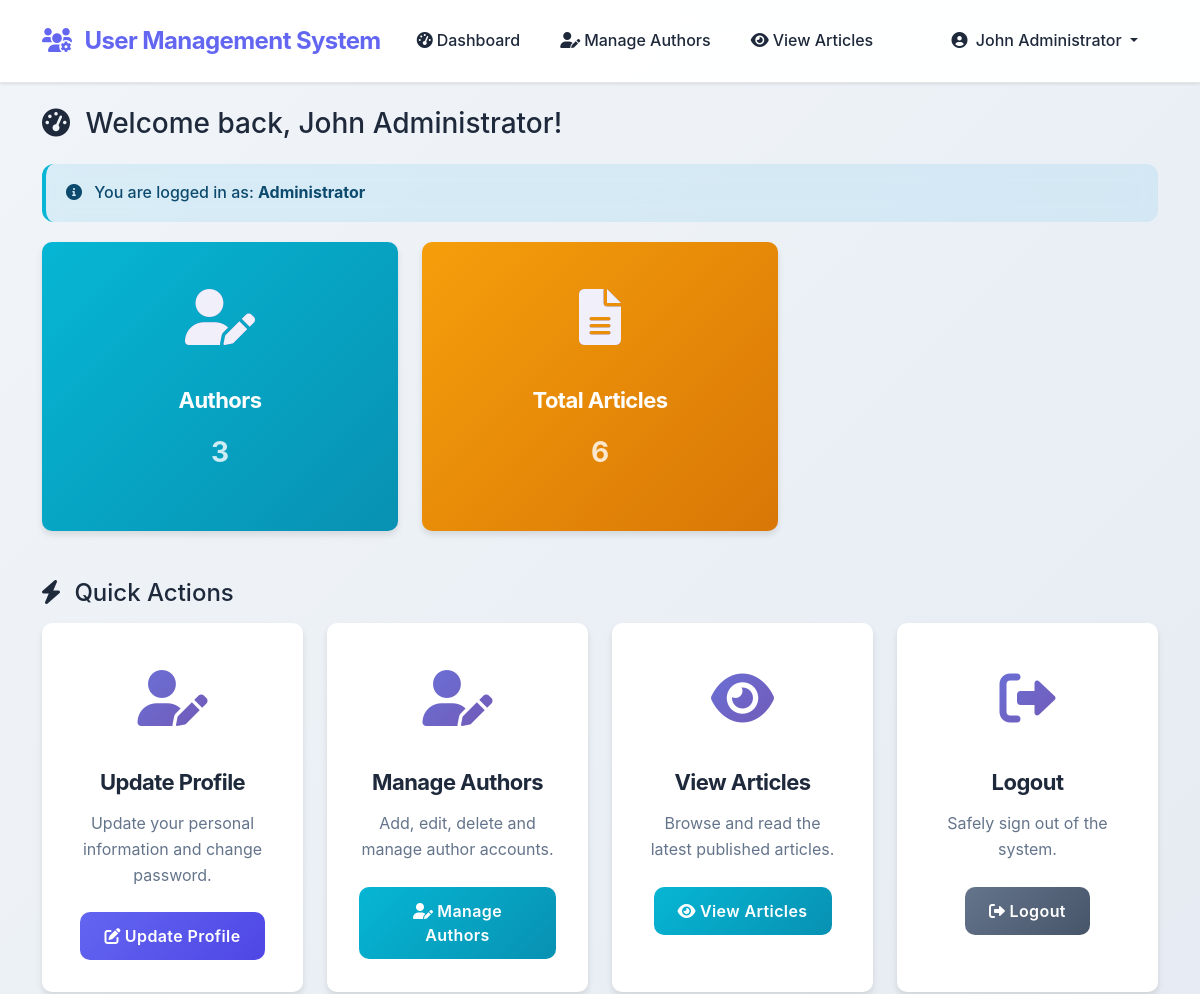
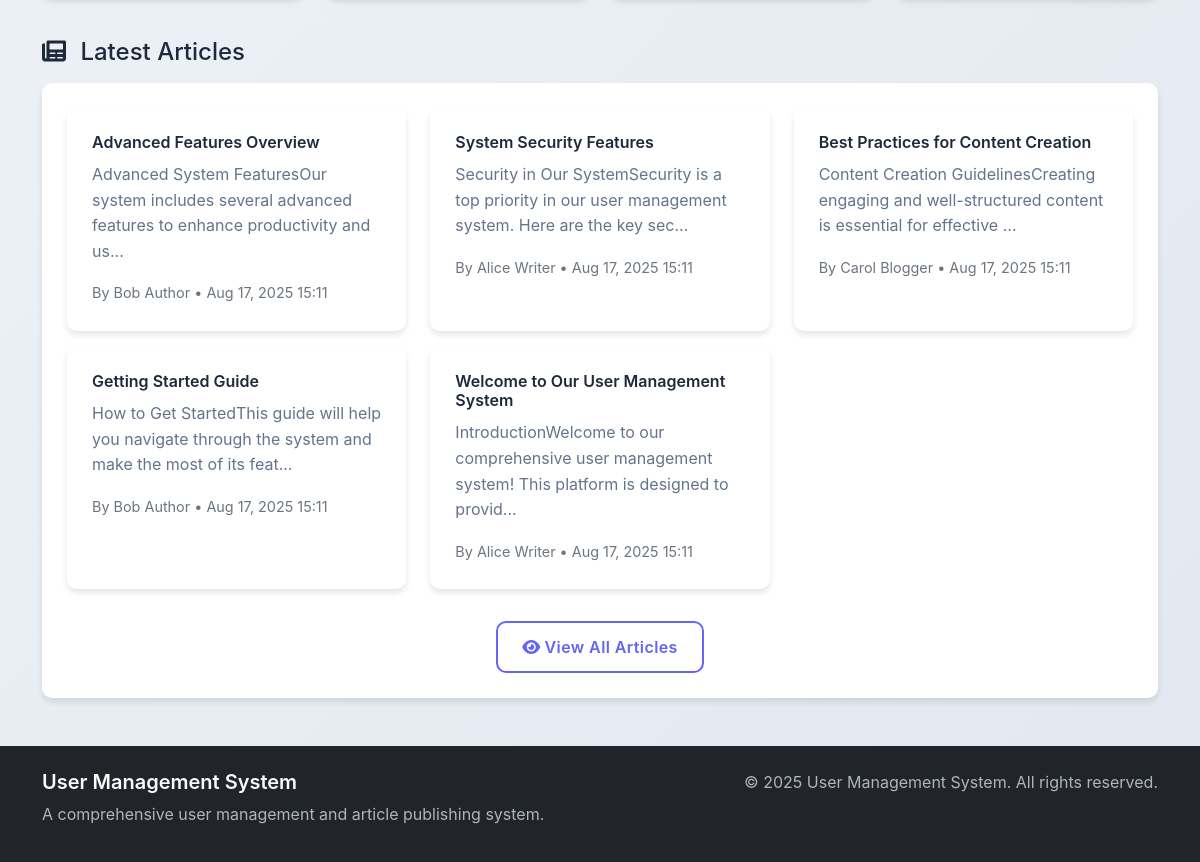
Page /dashboard/dashboard.php (signed in) on the committed database (2 pictures, top to bottom).
### tables this page shows
CREATE TABLE IF NOT EXISTS `articles` (
    `article_id` INT(11) NOT NULL AUTO_INCREMENT,
    `authorId` INT(11) NOT NULL,
    `article_title` VARCHAR(255) NOT NULL,
    `article_full_text` TEXT NOT NULL,
    `article_created_date` TIMESTAMP DEFAULT CURRENT_TIMESTAMP,
    `article_last_update` TIMESTAMP DEFAULT CURRENT_TIMESTAMP ON UPDATE CURRENT_TIMESTAMP,
    `article_display` ENUM('yes', 'no') DEFAULT 'yes',
    `article_order` INT(11) DEFAULT 0,
    PRIMARY KEY (`article_id`),
    KEY `authorId` (`authorId`),
    KEY `article_display` (`article_display`),
    KEY `article_created_date` (`article_created_date`),
    KEY `article_order` (`article_order`),
    CONSTRAINT `articles_ibfk_1` FOREIGN KEY (`authorId`) REFERENCES `users` (`userId`) ON DELETE CASCADE ON UPDATE CASCADE
);

CREATE TABLE IF NOT EXISTS `users` (
    `userId` INT(11) NOT NULL AUTO_INCREMENT,
    `Full_Name` VARCHAR(100) NOT NULL,
    `email` VARCHAR(100) NOT NULL,
    `phone_Number` VARCHAR(20) DEFAULT NULL,
    `User_Name` VARCHAR(50) NOT NULL,
    `Password` VARCHAR(255) NOT NULL,
    `UserType` ENUM('Super_User', 'Administrator', 'Author') NOT NULL,
    `AccessTime` TIMESTAMP DEFAULT CURRENT_TIMESTAMP ON UPDATE CURRENT_TIMESTAMP,
    `profile_Image` VARCHAR(255) DEFAULT NULL,
    `Address` TEXT DEFAULT NULL,
    `created_at` TIMESTAMP DEFAULT CURRENT_TIMESTAMP,
    `updated_at` TIMESTAMP DEFAULT CURRENT_TIMESTAMP ON UPDATE CURRENT_TIMESTAMP,
    `is_active` BOOLEAN DEFAULT TRUE,
    PRIMARY KEY (`userId`),
    UNIQUE KEY `email` (`email`),
    UNIQUE KEY `User_Name` (`User_Name`),
    KEY `UserType` (`UserType`),
    KEY `is_active` (`is_active`)
);

### includes/session.php (called while the page is built, shortened)
<?php
class SessionManager {
    public static function getCurrentFullName() {
        return $_SESSION['full_name'] ?? null;
    }
}
?>

### includes/functions.php (called while the page is built, shortened)
<?php
function formatDate($date, $format = 'M d, Y H:i') {
    return date($format, strtotime($date));
}
function truncateText($text, $length = 100) {
    return substr($text, 0, $length) . '...';
}
function getUserTypeDisplayName($userType) {
    switch ($userType) {
        case 'Administrator':
            return 'Administrator';
    }
}
?>

### config/connection.php (called while the page is built, shortened)
<?php
class DatabaseConnection {
    private $connection;
    private static $instance = null;
    public static function getInstance() {
        if (self::$instance == null) {
            self::$instance = new DatabaseConnection();
        }
        return self::$instance;
    }
    private function connect() {
        try {
            $this->connection = new mysqli(DB_HOST, DB_USER, DB_PASSWORD, DB_NAME);
            $this->connection->set_charset("utf8");
        } catch (Exception $e) {
            error_log("Database connection error: " . $e->getMessage());
            die("Database connection failed. Please contact administrator.");
        }
    }
    public function prepare($query) {
        return $this->connection->prepare($query);
    }
}
?>

### models/User.php (called while the page is built, shortened)
<?php
class User {
    private $db;
    public function __construct() {
        $this->db = DatabaseConnection::getInstance();
    }
    public function getAllByType($userType, $excludeUserId = null) {
        $sql = "SELECT * FROM users WHERE UserType = ? AND is_active = 1";
        $params = [$userType];
        $types = "s";
        $sql .= " ORDER BY Full_Name";
        $stmt = $this->db->prepare($sql);
        $stmt->bind_param($types, ...$params);
        $stmt->execute();
        return $stmt->get_result()->fetch_all(MYSQLI_ASSOC);
    }
}
?>

### models/Article.php (called while the page is built, shortened)
<?php
class Article {
    private $db;
    public function __construct() {
        $this->db = DatabaseConnection::getInstance();
    }
    public function getLatestArticles($limit = 6) {
        $stmt = $this->db->prepare("
            SELECT a.*, u.Full_Name as author_name
            FROM articles a
            JOIN users u ON a.authorId = u.userId
            WHERE a.article_display = 'yes'
            ORDER BY a.article_created_date DESC
            LIMIT ?
        ");
        $stmt->bind_param("i", $limit);
        $stmt->execute();
        return $stmt->get_result()->fetch_all(MYSQLI_ASSOC);
    }
    public function getAll() {
        $stmt = $this->db->prepare("
            SELECT a.*, u.Full_Name as author_name
            FROM articles a
            JOIN users u ON a.authorId = u.userId
            ORDER BY a.article_created_date DESC
        ");
        $stmt->execute();
        return $stmt->get_result()->fetch_all(MYSQLI_ASSOC);
    }
}
?>

### dashboard/dashboard.php (the view, shortened to what this page needs)
<?php
require_once '../includes/session.php';
require_once '../includes/functions.php';
require_once '../models/User.php';
require_once '../models/Article.php';
$userType = SessionManager::getCurrentUserType();
$userId = SessionManager::getCurrentUserId();
$fullName = SessionManager::getCurrentFullName();
$user = new User();
$article = new Article();
$stats = [];
if ($userType === 'Super_User') {
    $stats['total_users'] = count($user->getAllByType('Administrator')) + count($user->getAllByType('Author'));
    $stats['administrators'] = count($user->getAllByType('Administrator'));
    $stats['authors'] = count($user->getAllByType('Author'));
} elseif ($userType === 'Administrator') {
    $stats['authors'] = count($user->getAllByType('Author'));
} elseif ($userType === 'Author') {
    $stats['my_articles'] = count($article->getByAuthor($userId));
}
$stats['total_articles'] = count($article->getAll());
$stats['latest_articles'] = $article->getLatestArticles(6);
include '../includes/header.php';
?>
<div class="row">
    <div class="col-12">
        <h1 class="h3 mb-4">
            <i class="fas fa-tachometer-alt me-2"></i>
            Welcome back, <?php echo htmlspecialchars($fullName); ?>!
        </h1>
        <div class="alert alert-info" role="alert">
            <i class="fas fa-info-circle me-2"></i>
            You are logged in as: <strong><?php echo getUserTypeDisplayName($userType); ?></strong>
        </div>
    </div>
</div>
<div class="row mb-4">
    <?php if ($userType === 'Super_User'): ?>
        <div class="col-lg-3 col-md-6 mb-4">
            <div class="card dashboard-card bg-primary text-white">
                <div class="card-body">
                    <div class="card-icon">
                        <i class="fas fa-users"></i>
                    </div>
                    <h5 class="card-title">Total Users</h5>
                    <p class="card-text fs-3 fw-bold"><?php echo $stats['total_users']; ?></p>
                </div>
            </div>
        </div>
        <div class="col-lg-3 col-md-6 mb-4">
            <div class="card dashboard-card bg-success text-white">
                <div class="card-body">
                    <div class="card-icon">
                        <i class="fas fa-user-tie"></i>
                    </div>
                    <h5 class="card-title">Administrators</h5>
                    <p class="card-text fs-3 fw-bold"><?php echo $stats['administrators']; ?></p>
                </div>
            </div>
        </div>
        <div class="col-lg-3 col-md-6 mb-4">
            <div class="card dashboard-card bg-info text-white">
                <div class="card-body">
                    <div class="card-icon">
                        <i class="fas fa-user-edit"></i>
                    </div>
                    <h5 class="card-title">Authors</h5>
                    <p class="card-text fs-3 fw-bold"><?php echo $stats['authors']; ?></p>
                </div>
            </div>
        </div>
    <?php elseif ($userType === 'Administrator'): ?>
        <div class="col-lg-4 col-md-6 mb-4">
            <div class="card dashboard-card bg-info text-white">
                <div class="card-body">
                    <div class="card-icon">
                        <i class="fas fa-user-edit"></i>
                    </div>
                    <h5 class="card-title">Authors</h5>
                    <p class="card-text fs-3 fw-bold"><?php echo $stats['authors']; ?></p>
                </div>
            </div>
        </div>
    <?php endif; ?>
    <div class="col-lg-<?php echo $userType === 'Super_User' ? '3' : '4'; ?> col-md-6 mb-4">
        <div class="card dashboard-card bg-warning text-dark">
            <div class="card-body">
                <div class="card-icon">
                    <i class="fas fa-file-alt"></i>
                </div>
                <h5 class="card-title">Total Articles</h5>
                <p class="card-text fs-3 fw-bold"><?php echo $stats['total_articles']; ?></p>
            </div>
        </div>
    </div>
</div>
<div class="row mb-4">
    <div class="col-12">
        <h4 class="mb-3">
            <i class="fas fa-bolt me-2"></i>
            Quick Actions
        </h4>
    </div>
    <div class="col-lg-3 col-md-6 mb-3">
        <div class="card dashboard-card h-100">
            <div class="card-body">
                <div class="card-icon">
                    <i class="fas fa-user-edit"></i>
                </div>
                <h5 class="card-title">Update Profile</h5>
                <p class="card-text">Update your personal information and change password.</p>
                <a href="profile.php" class="btn btn-primary">
                    <i class="fas fa-edit me-1"></i>Update Profile
                </a>
            </div>
        </div>
    </div>
    <?php if ($userType === 'Super_User'): ?>
        <div class="col-lg-3 col-md-6 mb-3">
            <div class="card dashboard-card h-100">
                <div class="card-body">
                    <div class="card-icon">
                        <i class="fas fa-users"></i>
                    </div>
                    <h5 class="card-title">Manage Users</h5>
                    <p class="card-text">Add, edit, delete and manage all system users.</p>
                    <a href="manage_users.php" class="btn btn-success">
                        <i class="fas fa-users-cog me-1"></i>Manage Users
                    </a>
                </div>
            </div>
        </div>
    <?php elseif ($userType === 'Administrator'): ?>
        <div class="col-lg-3 col-md-6 mb-3">
            <div class="card dashboard-card h-100">
                <div class="card-body">
                    <div class="card-icon">
                        <i class="fas fa-user-edit"></i>
                    </div>
                    <h5 class="card-title">Manage Authors</h5>
                    <p class="card-text">Add, edit, delete and manage author accounts.</p>
                    <a href="manage_authors.php" class="btn btn-info">
                        <i class="fas fa-user-edit me-1"></i>Manage Authors
                    </a>
                </div>
            </div>
        </div>
    <?php endif; ?>
    <div class="col-lg-3 col-md-6 mb-3">
        <div class="card dashboard-card h-100">
            <div class="card-body">
                <div class="card-icon">
                    <i class="fas fa-eye"></i>
                </div>
                <h5 class="card-title">View Articles</h5>
                <p class="card-text">Browse and read the latest published articles.</p>
                <a href="view_articles.php" class="btn btn-info">
                    <i class="fas fa-eye me-1"></i>View Articles
                </a>
            </div>
        </div>
    </div>
    <div class="col-lg-3 col-md-6 mb-3">
        <div class="card dashboard-card h-100">
            <div class="card-body">
                <div class="card-icon">
                    <i class="fas fa-sign-out-alt"></i>
                </div>
                <h5 class="card-title">Logout</h5>
                <p class="card-text">Safely sign out of the system.</p>
                <a href="logout.php" class="btn btn-secondary">
                    <i class="fas fa-sign-out-alt me-1"></i>Logout
                </a>
            </div>
        </div>
    </div>
</div>
<?php if (!empty($stats['latest_articles'])): ?>
<div class="row">
    <div class="col-12">
        <h4 class="mb-3">
            <i class="fas fa-newspaper me-2"></i>
            Latest Articles
        </h4>
        <div class="card">
            <div class="card-body">
                <div class="row">
                    <?php foreach ($stats['latest_articles'] as $article): ?>
                        <div class="col-lg-4 col-md-6 mb-3">
                            <div class="card h-100">
                                <div class="card-body">
                                    <h6 class="card-title article-title">
                                        <?php echo htmlspecialchars($article['article_title']); ?>
                                    </h6>
                                    <p class="card-text article-excerpt">
                                        <?php echo truncateText(strip_tags($article['article_full_text']), 100); ?>
                                    </p>
                                    <small class="text-muted article-meta">
                                        By <?php echo htmlspecialchars($article['author_name']); ?> •
                                        <?php echo formatDate($article['article_created_date']); ?>
                                    </small>
                                </div>
                            </div>
                        </div>
                    <?php endforeach; ?>
                </div>
                <div class="text-center mt-3">
                    <a href="view_articles.php" class="btn btn-outline-primary">
                        <i class="fas fa-eye me-1"></i>View All Articles
                    </a>
                </div>
            </div>
        </div>
    </div>
</div>
<?php endif; ?>
<?php include '../includes/footer.php'; ?>

### rows in the picture
articles: article_title "Advanced Features Overview", article_full_text "Advanced System FeaturesOur system includes several advanced features to enhance productivity and us...", authorId.Full_Name "Bob Author", article_created_date "Aug 17, 2025 15:11"
articles: article_title "System Security Features", article_full_text "Security in Our SystemSecurity is a top priority in our user management system. Here are the key sec...", authorId.Full_Name "Alice Writer", article_created_date "Aug 17, 2025 15:11"
articles: article_title "Best Practices for Content Creation", article_full_text "Content Creation GuidelinesCreating engaging and well-structured content is essential for effective ...", authorId.Full_Name "Carol Blogger", article_created_date "Aug 17, 2025 15:11"
articles: article_title "Getting Started Guide", article_full_text "How to Get StartedThis guide will help you navigate through the system and make the most of its feat...", authorId.Full_Name "Bob Author", article_created_date "Aug 17, 2025 15:11"
articles: article_title "Welcome to Our User Management System", article_full_text "IntroductionWelcome to our comprehensive user management system! This platform is designed to provid...", authorId.Full_Name "Alice Writer", article_created_date "Aug 17, 2025 15:11"

### other values in the picture
APP_NAME "User Management System"
SessionManager::getCurrentFullName() "John Administrator"
$fullName "John Administrator"
getUserTypeDisplayName($userType) "Administrator"
$stats['authors'] "3"
$stats['total_articles'] "6"
